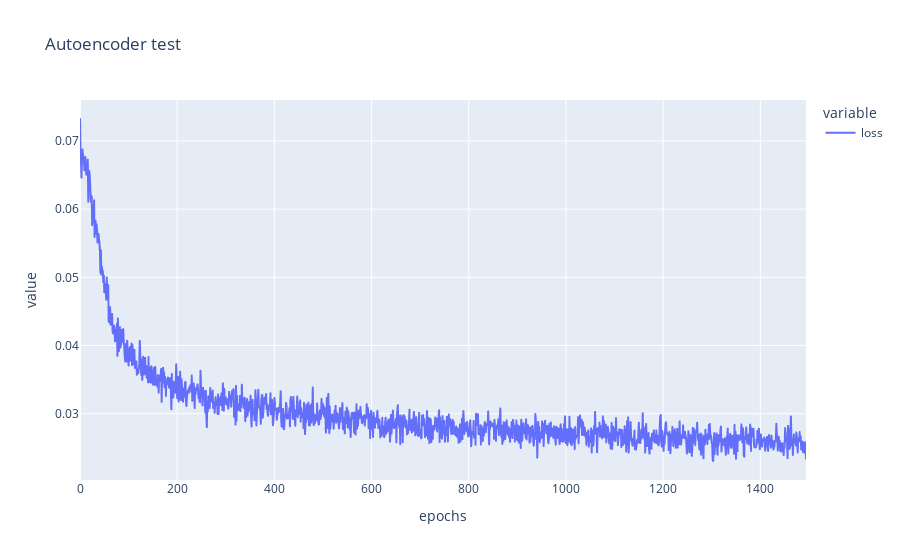

Source (notebook cell):
### Code cell
stats = autoencoder.adam().fit(
    X=images,
    Y=images,
    epochs=1500,
    batch_size=128,
    loss_criterion="MSELoss",
    verbose=True,
    info="Autoencoder test"
)
stats[5:].plot_loss()

### Figure 1 — Plotly figure (JSON) as saved in the notebook; plotly's stock layout.template omitted (floating-point values rounded to 4 significant figures; data arrays with more than 128 entries replaced by an {"elided": "..."} marker saying what was removed)
{"data": [{"hovertemplate": "variable=loss<br>epochs=%{x}<br>value=%{y}<extra></extra>", "legendgroup": "loss", "line": {"color": "#636efa", "dash": "solid"}, "marker": {"symbol": "circle"}, "mode": "lines", "name": "loss", "showlegend": true, "type": "scattergl", "x": {"elided": "1495 int values"}, "xaxis": "x", "y": {"elided": "1495 float values"}, "yaxis": "y"}], "layout": {"legend": {"title": {"text": "variable"}, "tracegroupgap": 0}, "title": {"text": "Autoencoder test"}, "xaxis": {"anchor": "y", "domain": [0, 1], "title": {"text": "epochs"}}, "yaxis": {"anchor": "x", "domain": [0, 1], "title": {"text": "value"}}}}
